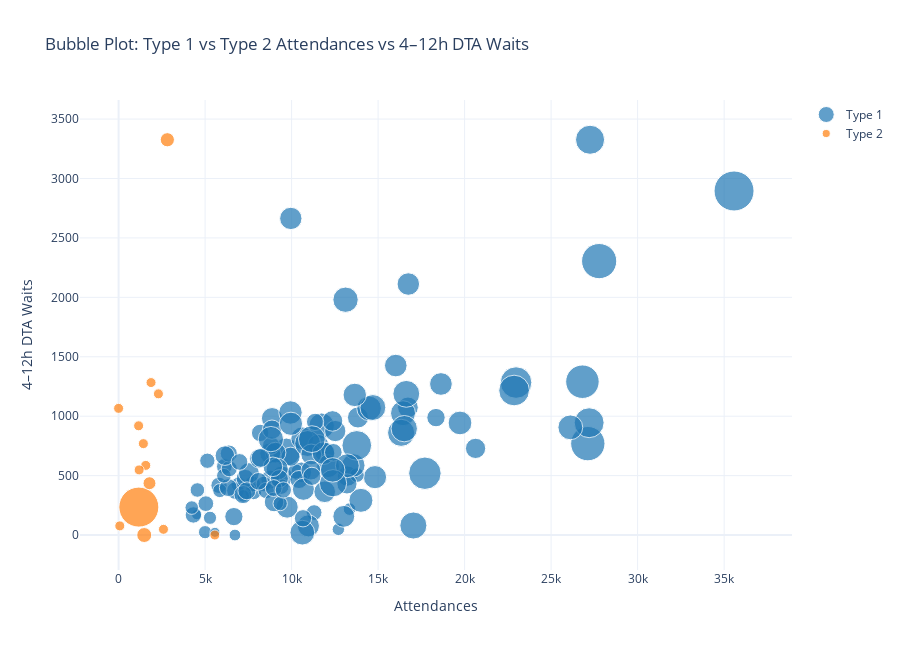

The notebook cell this image was saved under:
### Markdown cell above
# Bubble Plot

### Code cell
import plotly.graph_objects as go

df_plot = df[df["Org name"].str.strip().str.lower() != "total"].copy()

fig2 = go.Figure()

# Type 1
fig2.add_trace(go.Scatter(
    x=df_plot["A&E attendances Type 1"],
    y=df_plot["Patients who have waited 4-12 hs from DTA to admission"],
    mode="markers",
    name="Type 1",
    marker=dict(
        size=df_plot["Emergency admissions via A&E - Type 1"],
        color="#1f77b4",   # blue
        sizemode="area",
        sizeref=2.*max(df_plot["Emergency admissions via A&E - Type 1"])/(40**2),
        sizemin=5
    ),
    text=df_plot["Org name"],
    hovertemplate="<b>%{text}</b><br>Type 1 attendances: %{x}<br>4–12h waits: %{y}<br>Admissions: %{marker.size}<extra></extra>"
))

# Type 2
fig2.add_trace(go.Scatter(
    x=df_plot["A&E attendances Type 2"],
    y=df_plot["Patients who have waited 4-12 hs from DTA to admission"],
    mode="markers",
    name="Type 2",
    marker=dict(
        size=df_plot["Emergency admissions via A&E - Type 2"],
        color="#ff7f0e",   # orange
        sizemode="area",
        sizeref=2.*max(df_plot["Emergency admissions via A&E - Type 2"])/(40**2),
        sizemin=5
    ),
    text=df_plot["Org name"],
    hovertemplate="<b>%{text}</b><br>Type 2 attendances: %{x}<br>4–12h waits: %{y}<br>Admissions: %{marker.size}<extra></extra>"
))

fig2.update_layout(
    title="Bubble Plot: Type 1 vs Type 2 Attendances vs 4–12h DTA Waits",
    xaxis_title="Attendances",
    yaxis_title="4–12h DTA Waits",
    template="plotly_white",
    height=650
)

fig2.show()

### Figure 1 — Plotly figure (JSON) as saved in the notebook; plotly's stock layout.template omitted (floating-point values rounded to 4 significant figures; data arrays with more than 128 entries replaced by an {"elided": "..."} marker saying what was removed)
{"data": [{"hovertemplate": "<b>%{text}</b><br>Type 1 attendances: %{x}<br>4–12h waits: %{y}<br>Admissions: %{marker.size}<extra></extra>", "marker": {"color": "#1f77b4", "size": {"elided": "163 int values"}, "sizemin": 5, "sizemode": "area", "sizeref": 14.06}, "mode": "markers", "name": "Type 1", "text": {"elided": "163 str values"}, "type": "scatter", "x": {"elided": "163 int values"}, "y": {"elided": "163 int values"}}, {"hovertemplate": "<b>%{text}</b><br>Type 2 attendances: %{x}<br>4–12h waits: %{y}<br>Admissions: %{marker.size}<extra></extra>", "marker": {"color": "#ff7f0e", "size": {"elided": "163 int values"}, "sizemin": 5, "sizemode": "area", "sizeref": 1.054}, "mode": "markers", "name": "Type 2", "text": {"elided": "163 str values"}, "type": "scatter", "x": {"elided": "163 int values"}, "y": {"elided": "163 int values"}}], "layout": {"height": 650, "title": {"text": "Bubble Plot: Type 1 vs Type 2 Attendances vs 4–12h DTA Waits"}, "xaxis": {"title": {"text": "Attendances"}}, "yaxis": {"title": {"text": "4–12h DTA Waits"}}}}
